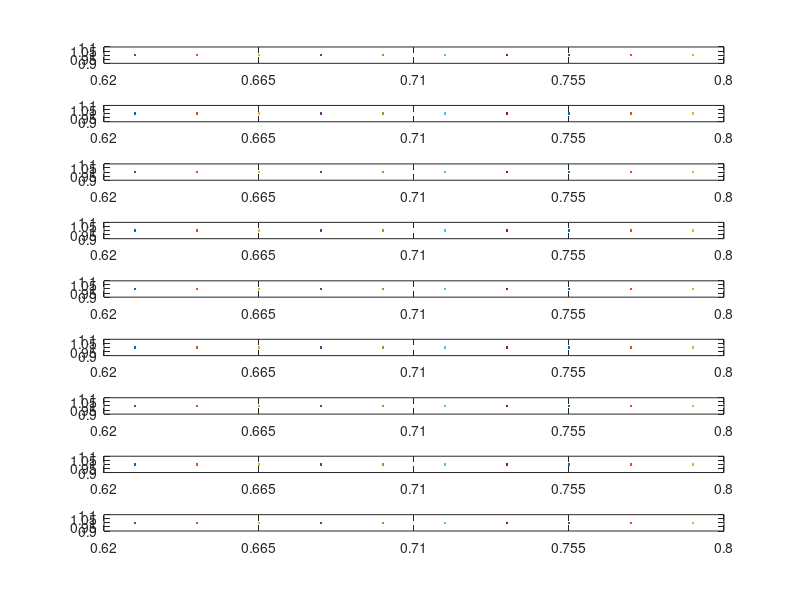

Write MATLAB code to recreate this figure.
% figure for IZ param ranges

ranges=[0.62 0.98];

for i=1:9
    data_range = linspace(0.62, 0.98, 10);
    s_plot = subplot(9, 1, i);
    plot(s_plot,data_range,1)
    xticklabels({0.62+((0.98-0.62)*0),0.62+((0.98-0.62)*0.125),0.62+((0.98-0.62)*0.25), ...
        0.62+((0.98-0.62)*0.375),0.62+((0.98-0.62)*0.5),0.62+((0.98-0.62)*0.625), ...
        0.62+((0.98-0.62)*0.75),0.62+((0.98-0.62)*0.875),0.62+((0.98-0.62)*1)});
end